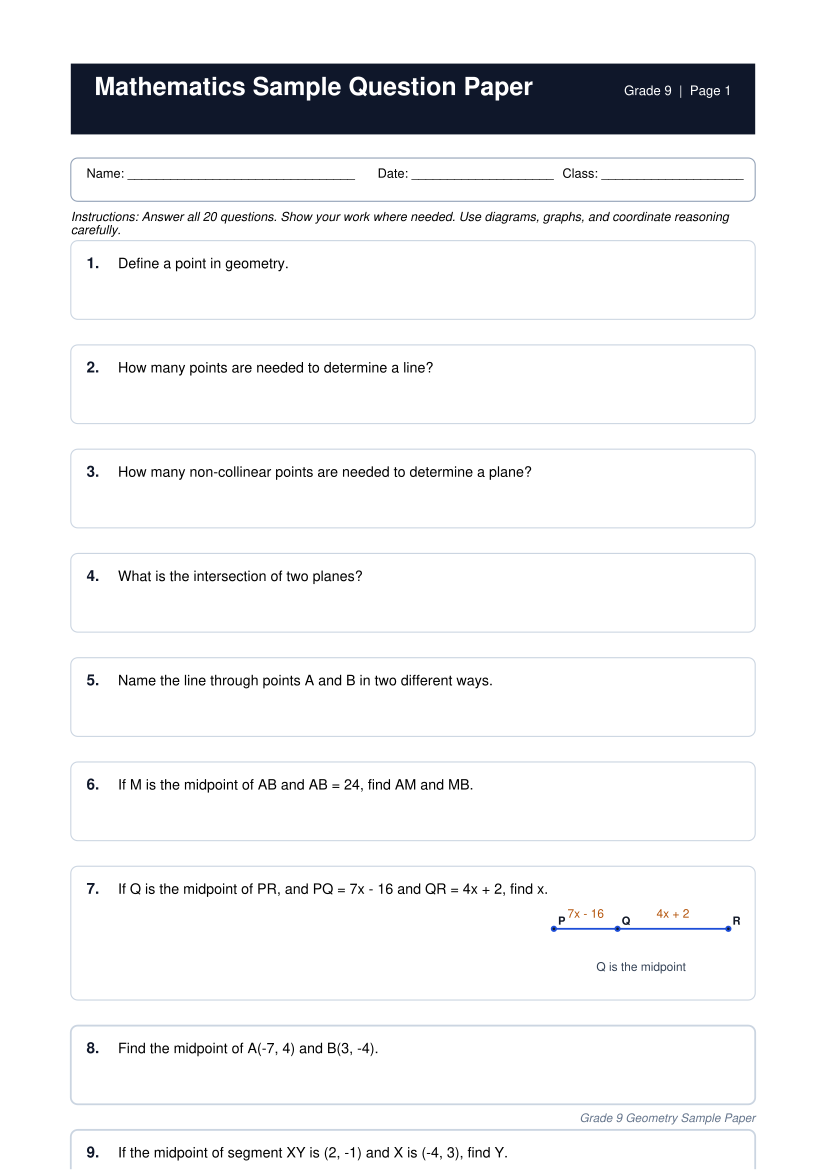

The script that saved this image:
from __future__ import annotations

from math import sqrt

from reportlab.lib import colors
from reportlab.lib.pagesizes import A4
from reportlab.lib.units import mm
from reportlab.pdfgen import canvas
from reportlab.pdfbase.pdfmetrics import stringWidth
from reportlab.lib.utils import simpleSplit


PAGE_WIDTH, PAGE_HEIGHT = A4
MARGIN_X = 18 * mm
MARGIN_TOP = 16 * mm
MARGIN_BOTTOM = 14 * mm
CONTENT_WIDTH = PAGE_WIDTH - 2 * MARGIN_X


QUESTIONS = [
    ("Define a point in geometry.", None),
    ("How many points are needed to determine a line?", None),
    ("How many non-collinear points are needed to determine a plane?", None),
    ("What is the intersection of two planes?", None),
    ("Name the line through points A and B in two different ways.", None),
    ("If M is the midpoint of AB and AB = 24, find AM and MB.", None),
    ("If Q is the midpoint of PR, and PQ = 7x - 16 and QR = 4x + 2, find x.", "segment"),
    ("Find the midpoint of A(-7, 4) and B(3, -4).", None),
    ("If the midpoint of segment XY is (2, -1) and X is (-4, 3), find Y.", None),
    ("If PQ = 9 and QR = 28, find PR.", "segment"),
    ("Find the distance between (-2, 5) and (4, 5). Use a graph.", "grid"),
    ("Find the distance between A(-4, 1) and B(3, -1).", None),
    ("Find the midpoint of G(7, -5) and H(19, -11).", None),
    ("Find the distance between E(-7, -2) and F(11, 3).", None),
    ("On a coordinate plane, a segment has endpoints (1, 1) and (1, 7). What is its length?", "grid"),
    ("If ray BD bisects angle ABC and m∠ABD = 3x + 5 while m∠DBC = 5x - 11, find x.", "angle_bisector"),
    ("If vertical angles are 4x + 12 and 7x - 24, find x.", "vertical_angles"),
    ("Two angles form a linear pair. One is 2x + 15 degrees and the other is 3x + 20 degrees. Find x.", "linear_pair"),
    ("An angle measures 68 degrees. Find its supplement.", None),
    ("The midpoint of A(-6, 2) and B(x, 8) is (-1, 5). Find the value of x.", None),
]


def draw_header(c: canvas.Canvas, page_number: int) -> float:
    top = PAGE_HEIGHT - MARGIN_TOP
    c.setFillColor(colors.HexColor("#0f172a"))
    c.rect(MARGIN_X, top - 18 * mm, CONTENT_WIDTH, 18 * mm, stroke=0, fill=1)
    c.setFillColor(colors.white)
    c.setFont("Helvetica-Bold", 18)
    c.drawString(MARGIN_X + 6 * mm, top - 8 * mm, "Mathematics Sample Question Paper")
    c.setFont("Helvetica", 9.5)
    c.drawRightString(PAGE_WIDTH - MARGIN_X - 6 * mm, top - 8 * mm, f"Grade 9  |  Page {page_number}")

    y = top - 24 * mm
    c.setStrokeColor(colors.HexColor("#94a3b8"))
    c.setFillColor(colors.black)
    c.setLineWidth(0.8)
    c.roundRect(MARGIN_X, y - 11 * mm, CONTENT_WIDTH, 11 * mm, 5, stroke=1, fill=0)
    c.setFont("Helvetica", 9.2)
    c.drawString(MARGIN_X + 4 * mm, y - 5 * mm, "Name: ________________________________")
    c.drawString(MARGIN_X + 78 * mm, y - 5 * mm, "Date: ____________________")
    c.drawString(MARGIN_X + 125 * mm, y - 5 * mm, "Class: ____________________")

    intro_y = y - 16 * mm
    intro = (
        "Instructions: Answer all 20 questions. Show your work where needed. "
        "Use diagrams, graphs, and coordinate reasoning carefully."
    )
    draw_wrapped(c, intro, MARGIN_X, intro_y, CONTENT_WIDTH, 9.5, font_name="Helvetica-Oblique", font_size=9)
    return intro_y - 5 * mm


def draw_wrapped(
    c: canvas.Canvas,
    text: str,
    x: float,
    y_top: float,
    width: float,
    leading: float,
    *,
    font_name: str = "Helvetica",
    font_size: float = 10,
    color=colors.black,
):
    c.setFillColor(color)
    c.setFont(font_name, font_size)
    lines = simpleSplit(text, font_name, font_size, width)
    y = y_top
    for line in lines:
        c.drawString(x, y, line)
        y -= leading
    return y


def draw_question_box(c: canvas.Canvas, number: int, question: str, diagram_kind: str | None, x: float, y_top: float, width: float):
    box_padding = 4 * mm
    diagram_width = 50 * mm if diagram_kind else 0
    text_width = width - box_padding * 2 - diagram_width - (4 * mm if diagram_kind else 0)
    base_height = 20 * mm
    text_lines = simpleSplit(question, "Helvetica", 10.3, text_width)
    height = max(base_height, 7 * mm + len(text_lines) * 4.6 * mm)
    if diagram_kind:
        height = max(height, 34 * mm)

    y_bottom = y_top - height
    c.setStrokeColor(colors.HexColor("#cbd5e1"))
    c.setFillColor(colors.white)
    c.roundRect(x, y_bottom, width, height, 5, stroke=1, fill=1)
    c.setFillColor(colors.HexColor("#0f172a"))
    c.setFont("Helvetica-Bold", 11)
    c.drawString(x + box_padding, y_top - 7 * mm, f"{number}.")

    text_x = x + box_padding + 8 * mm
    text_y = y_top - 7 * mm
    text_end = draw_wrapped(c, question, text_x, text_y, text_width, 5.1 * mm, font_name="Helvetica", font_size=10.3)

    if diagram_kind:
        dx = x + width - diagram_width - box_padding
        dy = y_bottom + 6 * mm
        if diagram_kind == "segment":
            draw_segment_diagram(c, dx, dy, diagram_width, height - 12 * mm)
        elif diagram_kind == "grid":
            draw_grid_diagram(c, dx, dy, diagram_width, height - 12 * mm)
        elif diagram_kind == "angle_bisector":
            draw_angle_bisector_diagram(c, dx, dy, diagram_width, height - 12 * mm)
        elif diagram_kind == "vertical_angles":
            draw_vertical_angles_diagram(c, dx, dy, diagram_width, height - 12 * mm)
        elif diagram_kind == "linear_pair":
            draw_linear_pair_diagram(c, dx, dy, diagram_width, height - 12 * mm)
        elif diagram_kind == "right_angle_bisector":
            draw_right_angle_diagram(c, dx, dy, diagram_width, height - 12 * mm)

    return y_bottom - 3.5 * mm


def draw_point(c: canvas.Canvas, x: float, y: float, label: str | None = None):
    c.setFillColor(colors.HexColor("#111827"))
    c.circle(x, y, 1.6, stroke=1, fill=1)
    if label:
        c.setFont("Helvetica-Bold", 8)
        c.drawString(x + 3, y + 3, label)


def draw_segment_diagram(c: canvas.Canvas, x: float, y: float, width: float, height: float):
    mid_y = y + height * 0.55
    left = x + 8
    right = x + width - 8
    mid1 = x + width * 0.38
    mid2 = x + width * 0.62
    c.setStrokeColor(colors.HexColor("#1d4ed8"))
    c.setLineWidth(1.3)
    c.line(left, mid_y, right, mid_y)
    draw_point(c, left, mid_y, "P")
    draw_point(c, mid1, mid_y, "Q")
    draw_point(c, right, mid_y, "R")
    c.setFont("Helvetica", 8.6)
    c.setFillColor(colors.HexColor("#b45309"))
    c.drawCentredString((left + mid1) / 2, mid_y + 8, "7x - 16")
    c.drawCentredString((mid1 + right) / 2, mid_y + 8, "4x + 2")
    c.setFillColor(colors.HexColor("#334155"))
    c.drawCentredString(x + width / 2, y + 4, "Q is the midpoint")


def draw_grid_diagram(c: canvas.Canvas, x: float, y: float, width: float, height: float):
    grid_w = width
    grid_h = height - 4
    pad = 4
    usable_w = grid_w - 2 * pad
    usable_h = grid_h - 2 * pad
    origin_x = x + pad
    origin_y = y + pad
    c.setStrokeColor(colors.HexColor("#94a3b8"))
    c.setLineWidth(0.4)
    cells_x = 6
    cells_y = 6
    for i in range(cells_x + 1):
        gx = origin_x + usable_w * i / cells_x
        c.line(gx, origin_y, gx, origin_y + usable_h)
    for j in range(cells_y + 1):
        gy = origin_y + usable_h * j / cells_y
        c.line(origin_x, gy, origin_x + usable_w, gy)
    c.setStrokeColor(colors.HexColor("#0f172a"))
    c.setLineWidth(1)
    x0 = origin_x + usable_w * 0.18
    y0 = origin_y + usable_h * 0.48
    x1 = origin_x + usable_w * 0.82
    y1 = y0
    c.line(x0, y0, x1, y1)
    draw_point(c, x0, y0, "A")
    draw_point(c, x1, y1, "B")
    c.setFont("Helvetica", 7.8)
    c.setFillColor(colors.HexColor("#334155"))
    c.drawCentredString(origin_x + usable_w * 0.5, origin_y - 1, "coordinate grid")


def draw_angle_bisector_diagram(c: canvas.Canvas, x: float, y: float, width: float, height: float):
    cx = x + width * 0.48
    cy = y + height * 0.45
    length = min(width, height) * 0.42
    c.setStrokeColor(colors.HexColor("#0f172a"))
    c.setLineWidth(1.2)
    c.line(cx, cy, cx - length, cy + length * 0.75)
    c.line(cx, cy, cx + length, cy + length * 0.75)
    c.line(cx, cy, cx, cy - length * 0.9)
    c.setFillColor(colors.HexColor("#7c3aed"))
    c.circle(cx, cy, 2, stroke=1, fill=1)
    c.setFillColor(colors.HexColor("#334155"))
    c.setFont("Helvetica", 8)
    c.drawString(cx - length - 2, cy + length * 0.8, "A")
    c.drawString(cx + length + 2, cy + length * 0.8, "C")
    c.drawString(cx + 2, cy - length * 1.0, "D")
    c.drawString(cx - 1, cy + 2, "B")
    c.setFont("Helvetica", 7.6)
    c.drawCentredString(x + width / 2, y + 3, "bisected angle")


def draw_vertical_angles_diagram(c: canvas.Canvas, x: float, y: float, width: float, height: float):
    cx = x + width * 0.5
    cy = y + height * 0.5
    span = min(width, height) * 0.42
    c.setStrokeColor(colors.HexColor("#0f172a"))
    c.setLineWidth(1.2)
    c.line(cx - span, cy - span * 0.75, cx + span, cy + span * 0.75)
    c.line(cx - span, cy + span * 0.75, cx + span, cy - span * 0.75)
    draw_point(c, cx, cy, "O")
    c.setFont("Helvetica", 8)
    c.drawString(cx + span + 1, cy + span * 0.75, "1")
    c.drawString(cx + span + 1, cy - span * 0.75, "2")
    c.drawString(cx - span - 6, cy + span * 0.75, "3")
    c.drawString(cx - span - 6, cy - span * 0.75, "4")
    c.setFont("Helvetica", 7.6)
    c.drawCentredString(x + width / 2, y + 3, "vertical angles")


def draw_linear_pair_diagram(c: canvas.Canvas, x: float, y: float, width: float, height: float):
    cy = y + height * 0.5
    left = x + 10
    right = x + width - 10
    c.setStrokeColor(colors.HexColor("#0f172a"))
    c.setLineWidth(1.2)
    c.line(left, cy, right, cy)
    draw_point(c, x + width * 0.46, cy, "V")
    c.line(x + width * 0.46, cy, x + width * 0.65, cy + height * 0.3)
    c.line(x + width * 0.46, cy, x + width * 0.65, cy - height * 0.3)
    c.setFont("Helvetica", 8)
    c.drawCentredString(x + width * 0.27, cy + 8, "2x + 15")
    c.drawCentredString(x + width * 0.74, cy + 8, "3x + 20")
    c.setFont("Helvetica", 7.6)
    c.drawCentredString(x + width / 2, y + 3, "linear pair")


def draw_right_angle_diagram(c: canvas.Canvas, x: float, y: float, width: float, height: float):
    cx = x + width * 0.46
    cy = y + height * 0.42
    size = min(width, height) * 0.44
    c.setStrokeColor(colors.HexColor("#0f172a"))
    c.setLineWidth(1.2)
    c.line(cx, cy, cx + size, cy)
    c.line(cx, cy, cx, cy + size)
    c.setFillColor(colors.HexColor("#16a34a"))
    c.rect(cx + 5, cy + 5, 10, 10, stroke=1, fill=0)
    c.setFont("Helvetica", 8)
    c.drawString(cx + size + 2, cy - 1, "90°")
    c.setFont("Helvetica", 7.6)
    c.drawCentredString(x + width / 2, y + 3, "right angle")


def generate_pdf(output_path: str):
    c = canvas.Canvas(output_path, pagesize=A4)
    c.setTitle("Mathematics Sample Question Paper")
    c.setAuthor("GitHub Copilot")
    c.setSubject("Grade 9 geometry sample paper")

    questions_per_page = 10
    page_number = 1
    for page_start in range(0, len(QUESTIONS), questions_per_page):
        y = draw_header(c, page_number)
        question_height_gap = 3 * mm
        box_width = CONTENT_WIDTH
        current_top = y
        for idx, (question, diagram_kind) in enumerate(QUESTIONS[page_start:page_start + questions_per_page], start=page_start + 1):
            current_top = draw_question_box(c, idx, question, diagram_kind, MARGIN_X, current_top, box_width)
            current_top -= question_height_gap
        c.setFillColor(colors.HexColor("#64748b"))
        c.setFont("Helvetica-Oblique", 8.5)
        c.drawRightString(PAGE_WIDTH - MARGIN_X, MARGIN_BOTTOM - 2 * mm, "Grade 9 Geometry Sample Paper")
        c.showPage()
        page_number += 1

    c.save()


if __name__ == "__main__":
    generate_pdf(r"c:\Users\TarunChopra\3700\Krish\maths_sample_question_paper.pdf")
